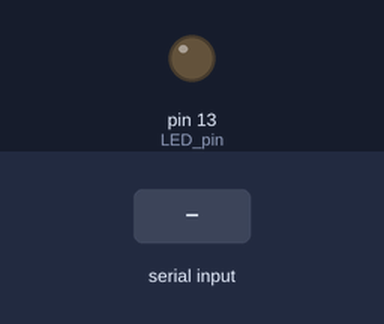
Simulated run of this sketch. Board: Arduino Uno, built with avr-gcc and run on an emulated ATmega328P. On the bench: output pins drawn as LEDs (lit = HIGH). Inputs (shaded band) come from the test bench.

Above: at 1.2 s.
1.3 s: "ON\n" received over Serial
At 2.4 s:
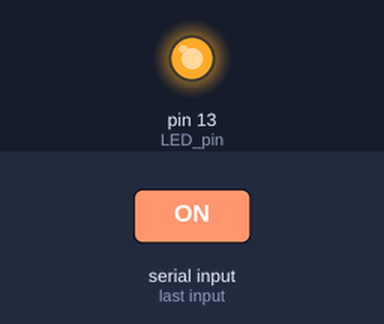
2.8 s: "OFF\n" received over Serial
At 3.5 s:
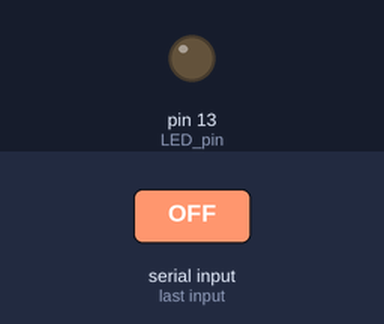
Timing chart, 0 to 5.8 s (numbered marks = the images above; inputs shaded):
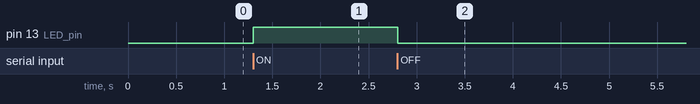

Measured:
- after the input at 1.3 s, pin 13 (LED_pin): LOW → HIGH at once
- after the input at 2.8 s, pin 13 (LED_pin): HIGH → LOW at once

The sketch:

led_control.ino
```cpp
String command = "";

void setup() {
  pinMode(13, OUTPUT);       // LED pin
  Serial.begin(9600);        // Simulate Bluetooth input
}

void loop() {
  if (Serial.available()) {
    command = Serial.readStringUntil('\n');
    command.trim(); // Remove any trailing newline or space

    if (command == "ON") {
      digitalWrite(13, HIGH);
    } else if (command == "OFF") {
      digitalWrite(13, LOW);
    }
  }
}
```
